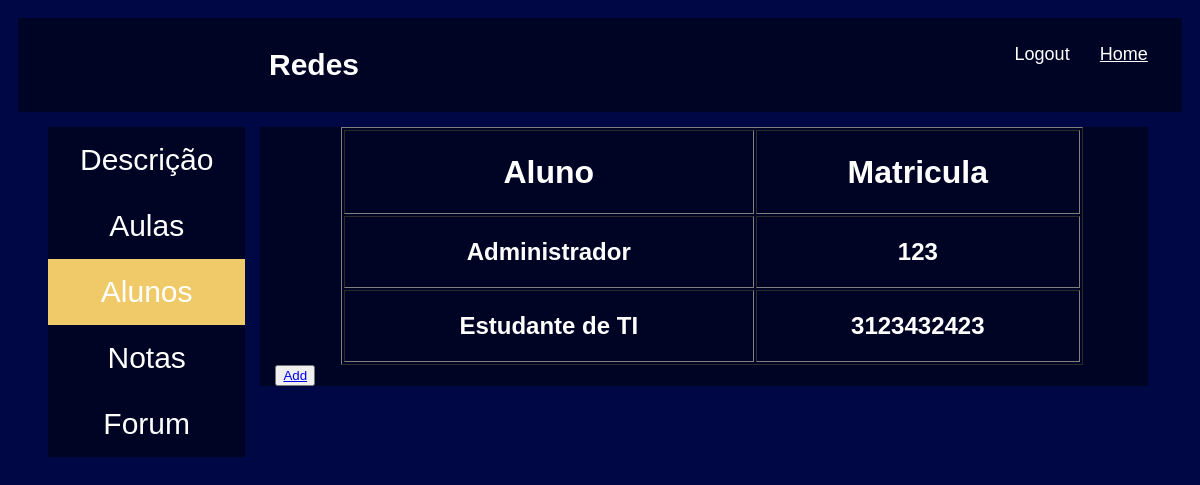
Page /turmas/2/alunos/ (signed in) on the committed database.
### turmas/models.py (models this page shows, shortened)
class Turma(models.Model):
    name = models.CharField(max_length=100)
    description = models.TextField()
    estudantes = models.ManyToManyField(Estudante)
    professor = models.ManyToManyField(Professor)
    coordenador = models.ManyToManyField(Coodenador)

### accounts/models.py (models this page shows, shortened)
class Estudante(models.Model):
    user = models.OneToOneField(User, on_delete=models.CASCADE)
    matricula = models.IntegerField(null=True, blank=True)
    nome_mae = models.CharField(max_length=100, null=True, blank=True)
    data_nascimento = models.DateField(null=True, blank=True)
    ano_ingresso = models.IntegerField(null=True, blank=True)
    serie = models.IntegerField(null=True, blank=True)

### turmas/views.py (the view)
# urls.py: path('<int:id>/alunos/', views.turmas_alunos, name="alunos"),
@login_required(login_url="/")
def turmas_alunos(request, id):
    turma = Turma.objects.get(id=id)
    return render(request, 'turmas/turma_alunos.html', {'turma': turma})

### turmas/templates/turmas/turma_alunos.html
{% extends 'base_layout_turmas.html' %}
{% block content %}
    <div class="menu">
        <ul>
          <li><a href="{% url 'turmas:detail' id=turma.id %}">Descrição</a></li>
          <li><a href="{% url 'turmas:aulas' id=turma.id %}">Aulas</a></li>
          <li><a class="active" href="{% url 'turmas:alunos' id=turma.id %}">Alunos</a></li>
          <li><a href="{% url 'turmas:notas' id=turma.id %}">Notas</a></li>
          <li><a href="{% url 'turmas:forum' id=turma.id %}">Forum</a></li>
        </ul>
    </div>
    <div class="teste">
        <table style="width: 85%" border="1" align="center">
            <tr>
                <th><h1>Aluno</h1></th>
                <th><h1>Matricula</h1></th>
            </tr>
        {% for estudante in turma.estudantes.all %}
            <tr align="center">
                <td><h2>{{estudante.user.get_full_name}}</h2></td>
                <td><h2>{{estudante.matricula}}</h2></td>
            </tr>
        {% endfor %}
        </table>
        <button><a href="{% url 'turmas:add_alunos' id=turma.id %}">Add</a></button>
    </div>
{% endblock %}

### templates/base_layout_turmas.html (shortened to what this page needs)
<!DOCTYPE html>
{% load static from staticfiles %}
<html lang="en">
<head>
    <link rel="stylesheet" href="{% static 'styles.css'%}">
</head>
<body>
    <div class="header">
        {% if turma %}
            <h1>{{turma.name}}</h1>
        {% else %}
            <h1>Turmas</h1>
        {% endif %}
        <nav>
            <ul>
                <li>
                    <form class="logout-link" action="{% url 'accounts:logout' %}" method="post">
                        <button type="submit">Logout</button>
                    </form>
                </li>
                <li>
                    <a href="{% url 'index' %}">Home</a>
                </li>
            </ul>
        </nav>
    </div>
    <div class="wrapper">
        {% block content %}
        {% endblock %}
    </div>
</body>
</html>

### static/styles.css (style rules this page uses)
body { font-family: Arial; padding: 10px; background-color: #000745; color: #fff; }
.header { padding: 10px; text-align: center; background-color: #000424; font-size: 15px; color: #fff; display: grid; grid-template-columns: 1fr 1fr; }
.menu { float: left; margin-top: 15px; margin-left: 15px; padding-left: 15px; }
.menu ul { list-style-type: none; margin: 0; padding: 0; width: 100%; height: 100%; background-color: #000424; }
.menu li a { display: block; color: #fff; padding: 16px 32px; text-decoration: none; font-size: 30px; text-align: center; }
.menu li a.active { background-color: #f0ca69; color: white; }
.teste { background: #000424; margin-top: 15px; margin-left: 15px; padding-left: 15px; width: 75%; height: 100%; float: left; }
nav { justify-self: end; }
nav li { display: inline-block; padding-left: 20px; }
nav button { background: none; color: #fff; cursor: pointer; border: 0; font-size: 1.2em; }
nav a { background: none; color: #fff; font-size: 1.2em; }

### rows in the picture
Turma: name "Redes"
Estudante: user.get_full_name "Administrador", matricula "123"
Estudante: user.get_full_name "Estudante de TI", matricula "3123432423"
